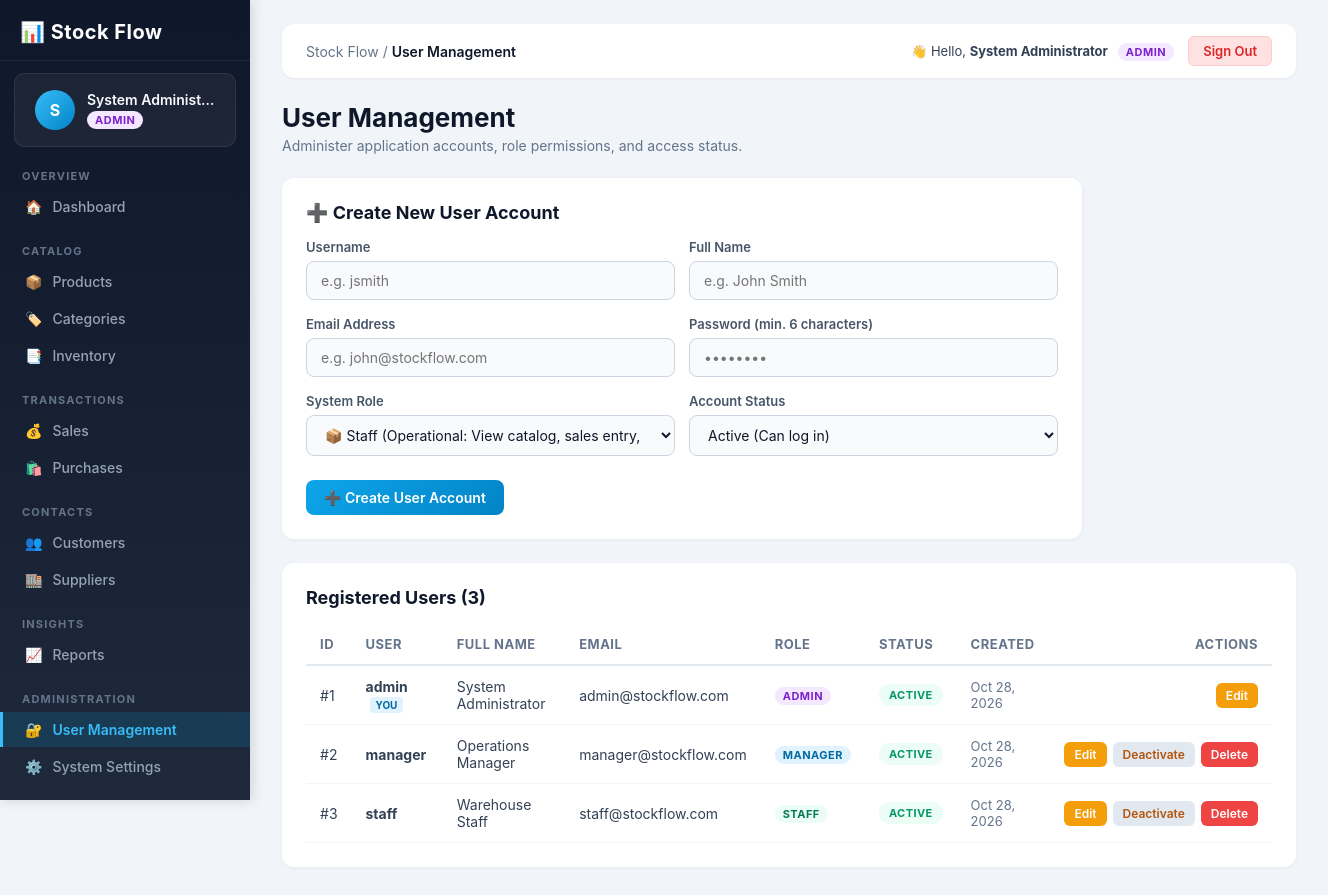
The page /pages/users.php (signed in) on the database its author committed.
### tables this page shows
CREATE TABLE IF NOT EXISTS `users` (
    `id` INT AUTO_INCREMENT PRIMARY KEY,
    `username` VARCHAR(50) NOT NULL UNIQUE,
    `password` VARCHAR(255) NOT NULL,
    `full_name` VARCHAR(100) NOT NULL DEFAULT 'System User',
    `email` VARCHAR(100) NOT NULL,
    `role` ENUM('admin', 'manager', 'staff') NOT NULL DEFAULT 'staff',
    `status` ENUM('active', 'inactive') NOT NULL DEFAULT 'active',
    `created_at` TIMESTAMP DEFAULT CURRENT_TIMESTAMP,
    `updated_at` TIMESTAMP DEFAULT CURRENT_TIMESTAMP ON UPDATE CURRENT_TIMESTAMP
);

### pages/users.php (the view, shortened to what this page needs)
<?php
require_once __DIR__ . '/../config/db.php';
$edit_user = null;
$users = [];
if ($pdo !== null) {
    $stmt = $pdo->query("SELECT * FROM users ORDER BY id ASC");
    $users = $stmt->fetchAll();
}
require_once __DIR__ . '/../includes/header.php';
?>
<div class="page-title-row">
    <div>
        <h1>User Management</h1>
        <p style="color: #64748b; font-size: 14px; margin-top: 4px;">Administer application accounts, role permissions, and access status.</p>
    </div>
</div>
<div class="form-card" style="max-width: 800px;">
    <h2>
        <span><?php echo $edit_user ? '✏️ Edit User Account' : '➕ Create New User Account'; ?></span>
    </h2>
    <form method="POST" action="users.php" class="app-form">
        <div class="form-row form-row-2">
            <div class="form-group">
                <label class="form-label">Username</label>
                <?php if ($edit_user): ?>
                    <input type="text" class="form-control" value="<?php echo htmlspecialchars($edit_user['username']); ?>" disabled style="background: #e2e8f0; cursor: not-allowed;">
                    <small style="color: #64748b; font-size: 11px;">Username cannot be modified once created.</small>
                <?php else: ?>
                    <input type="text" name="username" class="form-control" placeholder="e.g. jsmith" required>
                <?php endif; ?>
            </div>
            <div class="form-group">
                <label class="form-label">Full Name</label>
                <input type="text" name="full_name" class="form-control" placeholder="e.g. John Smith" value="<?php echo htmlspecialchars($edit_user['full_name'] ?? ''); ?>" required>
            </div>
        </div>
        <div class="form-row form-row-2">
            <div class="form-group">
                <label class="form-label">Email Address</label>
                <input type="email" name="email" class="form-control" placeholder="e.g. john@stockflow.com" value="<?php echo htmlspecialchars($edit_user['email'] ?? ''); ?>" required>
            </div>
            <div class="form-group">
                <label class="form-label">
                    <?php echo $edit_user ? 'Reset Password (leave empty to keep current)' : 'Password (min. 6 characters)'; ?>
                </label>
                <input type="password" name="<?php echo $edit_user ? 'new_password' : 'password'; ?>" class="form-control" placeholder="••••••••" <?php echo $edit_user ? '' : 'required minlength="6"'; ?>>
            </div>
        </div>
        <div class="form-row form-row-2">
            <div class="form-group">
                <label class="form-label">System Role</label>
                <select name="role" class="form-control" required <?php echo ($edit_user && $edit_user['id'] === (int)$_SESSION['user_id']) ? 'disabled' : ''; ?>>
                    <option value="staff" <?php echo (($edit_user['role'] ?? 'staff') === 'staff') ? 'selected' : ''; ?>>
                        📦 Staff (Operational: View catalog, sales entry, stock in/out)
                    </option>
                </select>
            </div>
            <div class="form-group">
                <label class="form-label">Account Status</label>
                <select name="status" class="form-control" required <?php echo ($edit_user && $edit_user['id'] === (int)$_SESSION['user_id']) ? 'disabled' : ''; ?>>
                    <option value="active" <?php echo (($edit_user['status'] ?? 'active') === 'active') ? 'selected' : ''; ?>>Active (Can log in)</option>
                </select>
            </div>
        </div>
        <div style="display: flex; gap: 10px; margin-top: 8px;">
            <button type="submit" class="btn btn-primary">
                <?php echo $edit_user ? '💾 Update User Account' : '➕ Create User Account'; ?>
            </button>
        </div>
    </form>
</div>
<div class="form-card" style="max-width: 100%;">
    <h2>Registered Users (<?php echo count($users); ?>)</h2>
    <div class="table-responsive">
        <table class="app-table">
            <thead>
                <tr>
                    <th>ID</th>
                    <th>User</th>
                    <th>Full Name</th>
                    <th>Email</th>
                    <th>Role</th>
                    <th>Status</th>
                    <th>Created</th>
                    <th style="text-align: right;">Actions</th>
                </tr>
            </thead>
            <tbody>
                <?php if (empty($users)): ?>
                    <tr>
                        <td colspan="8" style="padding: 20px; text-align: center; color: #64748b;">No users found in database.</td>
                    </tr>
                <?php else: ?>
                    <?php foreach ($users as $u): ?>
                        <tr>
                            <td>#<?php echo $u['id']; ?></td>
                            <td>
                                <strong><?php echo htmlspecialchars($u['username']); ?></strong>
                                <?php if ($u['id'] === (int)$_SESSION['user_id']): ?>
                                    <span style="font-size: 10px; background: #e0f2fe; color: #0369a1; padding: 2px 6px; border-radius: 4px; margin-left: 4px; font-weight: 700;">YOU</span>
                                <?php endif; ?>
                            </td>
                            <td><?php echo htmlspecialchars($u['full_name']); ?></td>
                            <td><?php echo htmlspecialchars($u['email']); ?></td>
                            <td>
                                <span class="role-badge role-<?php echo htmlspecialchars($u['role']); ?>">
                                    <?php echo strtoupper(htmlspecialchars($u['role'])); ?>
                                </span>
                            </td>
                            <td>
                                <?php if (($u['status'] ?? 'active') === 'active'): ?>
                                    <span class="badge badge-success">ACTIVE</span>
                                <?php else: ?>
                                    <span class="badge badge-danger">INACTIVE</span>
                                <?php endif; ?>
                            </td>
                            <td style="color: #64748b; font-size: 13px;">
                                <?php echo !empty($u['created_at']) ? date('M d, Y', strtotime($u['created_at'])) : '-'; ?>
                            </td>
                            <td style="text-align: right;">
                                <div style="display: inline-flex; gap: 6px;">
                                    <a href="users.php?edit=<?php echo $u['id']; ?>" class="btn btn-warning btn-sm" title="Edit User">
                                        Edit
                                    </a>
                                    <?php if ($u['id'] !== (int)$_SESSION['user_id']): ?>
                                        <form method="POST" action="users.php" style="display: inline;" onsubmit="return confirm('Change status for user <?php echo htmlspecialchars($u['username']); ?>?');">
                                            <?php if (($u['status'] ?? 'active') === 'active'): ?>
                                                <button type="submit" class="btn btn-secondary btn-sm" title="Deactivate Account" style="color: #b45309;">
                                                    Deactivate
                                                </button>
                                            <?php else: ?>
                                                <button type="submit" class="btn btn-success btn-sm" title="Activate Account">
                                                    Activate
                                                </button>
                                            <?php endif; ?>
                                        </form>
                                        <form method="POST" action="users.php" style="display: inline;" onsubmit="return confirm('Permanently delete user <?php echo htmlspecialchars($u['username']); ?>?');">
                                            <button type="submit" class="btn btn-danger btn-sm" title="Delete User">
                                                Delete
                                            </button>
                                        </form>
                                    <?php endif; ?>
                                </div>
                            </td>
                        </tr>
                    <?php endforeach; ?>
                <?php endif; ?>
            </tbody>
        </table>
    </div>
</div>
<?php require_once __DIR__ . '/../includes/footer.php'; ?>

### style/style.css (style rules this page uses)
* { margin: 0; padding: 0; box-sizing: border-box; }
body { font-family: -apple-system, BlinkMacSystemFont, "Segoe UI", Roboto, Helvetica, Arial, sans-serif; background-color: #f1f5f9; color: #1e293b; min-height: 100vh; }
a { text-decoration: none; color: inherit; }
.role-badge { display: inline-block; padding: 2px 8px; border-radius: 20px; font-size: 11px; font-weight: 700; letter-spacing: 0.5px; text-transform: uppercase; margin-top: 2px; }
.role-badge.role-admin { background: #f3e8ff; color: #7e22ce; }
.role-badge.role-manager { background: #e0f2fe; color: #0369a1; }
.role-badge.role-staff { background: #ecfdf5; color: #047857; }
.page-title-row { display: flex; align-items: center; justify-content: space-between; margin-bottom: 24px; flex-wrap: wrap; gap: 12px; }
.page-title-row h1 { font-size: 26px; font-weight: 700; color: #0f172a; }
.form-card { background: #ffffff; border-radius: 12px; padding: 24px; box-shadow: 0 1px 4px rgba(0, 0, 0, 0.05); margin-bottom: 24px; }
.form-card h2 { font-size: 18px; font-weight: 700; color: #0f172a; margin-bottom: 16px; display: flex; align-items: center; justify-content: space-between; }
.app-form { display: flex; flex-direction: column; gap: 16px; }
.form-group { display: flex; flex-direction: column; gap: 6px; }
.form-label { font-size: 13px; font-weight: 600; color: #475569; }
.form-control { width: 100%; padding: 10px 14px; font-size: 14px; font-family: inherit; color: #0f172a; background: #f8fafc; border: 1.5px solid #cbd5e1; border-radius: 8px; outline: none; transition: all 0.2s ease; }
.form-row { display: grid; gap: 14px; }
.form-row-2 { grid-template-columns: 1fr 1fr; }
.btn { display: inline-flex; align-items: center; justify-content: center; gap: 6px; padding: 9px 18px; font-size: 14px; font-weight: 600; font-family: inherit; border-radius: 8px; border: none; cursor: pointer; transition: all 0.2s ease; text-decoration: none; }
.btn-primary { background: linear-gradient(135deg, #0ea5e9 0%, #0284c7 100%); color: #ffffff; }
.btn-secondary { background: #e2e8f0; color: #334155; }
.btn-danger { background: #ef4444; color: #ffffff; }
.btn-warning { background: #f59e0b; color: #ffffff; }
.btn-sm { padding: 5px 10px; font-size: 12px; border-radius: 6px; }
.table-responsive { width: 100%; overflow-x: auto; }
.app-table { width: 100%; border-collapse: collapse; text-align: left; font-size: 14px; }
.app-table thead tr { border-bottom: 2px solid #e2e8f0; color: #64748b; font-weight: 600; font-size: 13px; text-transform: uppercase; letter-spacing: 0.5px; }
.app-table th { padding: 12px 14px; }
.app-table td { padding: 12px 14px; border-bottom: 1px solid #f1f5f9; color: #334155; }
.badge { display: inline-block; padding: 4px 10px; border-radius: 20px; font-size: 11px; font-weight: 700; letter-spacing: 0.4px; text-transform: uppercase; }
.badge-success { background: #ecfdf5; color: #059669; }

### rows shown on the page
users: id "1", username "admin", shows "YOU", full_name "System Administrator", email "admin@stockflow.com", role "ADMIN", status "ACTIVE", created_at "Oct 28, 2026"
users: id "2", username "manager", full_name "Operations Manager", email "manager@stockflow.com", role "MANAGER", status "ACTIVE", created_at "Oct 28, 2026"
users: id "3", username "staff", full_name "Warehouse Staff", email "staff@stockflow.com", role "STAFF", status "ACTIVE", created_at "Oct 28, 2026"

### other values the page prints
$user_initial "S"
$user_name "System Administ…"
$user_role "ADMIN"
str_replace('Stock Flow - ', '', $page_title) "User Management"
$user_name "System Administrator"
count($users) "3"
